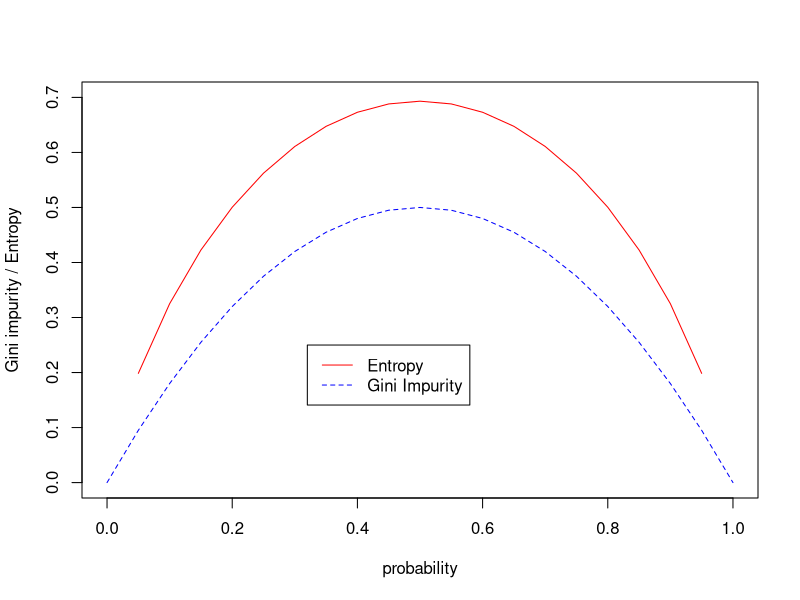
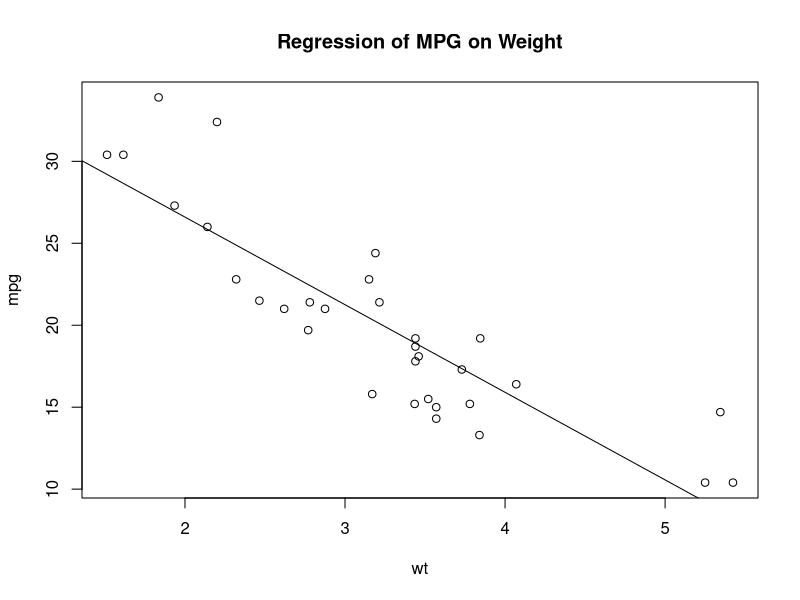

Recreate these plots in R, in order.


############# 
# Compare the distribution of entropy and gini impurity functions which
#   are used in the decision tree algorithm.
############# 

x <- seq(0, 1, 0.05)

# The entropy function for a two-class classification.
entropy <- - x * log(x) - (1-x) * log(1-x)

# The gini impurity function for a two-class classification.
gini_impurity <- 1 - x ^ 2 - (1-x) ^ 2


# Plot the distribution of entropy first.
plot(x, entropy, type="l", col="red", 
	 xlab = "probability", ylab="Gini impurity / Entropy", lty=1, ylim=c(0, 0.7))

# Plot the gini_impurity further.
lines(x, gini_impurity, col="blue", lty=20)

legend(0.32, 0.25, c("Entropy", "Gini Impurity"),
	col=c("red", "blue"), lty=c(1, 20))


################
# save the grpah into pdf.
# Other than that, one can save it as png(), jpeg(), bmp() and postscript() etc.
pdf("mtcars.pdf")

attach(mtcars)
plot(wt, mpg)
abline(lm(mpg ~ wt))
title("Regression of MPG on Weight")
detach(mtcars)
dev.off()
################


# create a new canvas to draw the following graph.
# dev.new()



